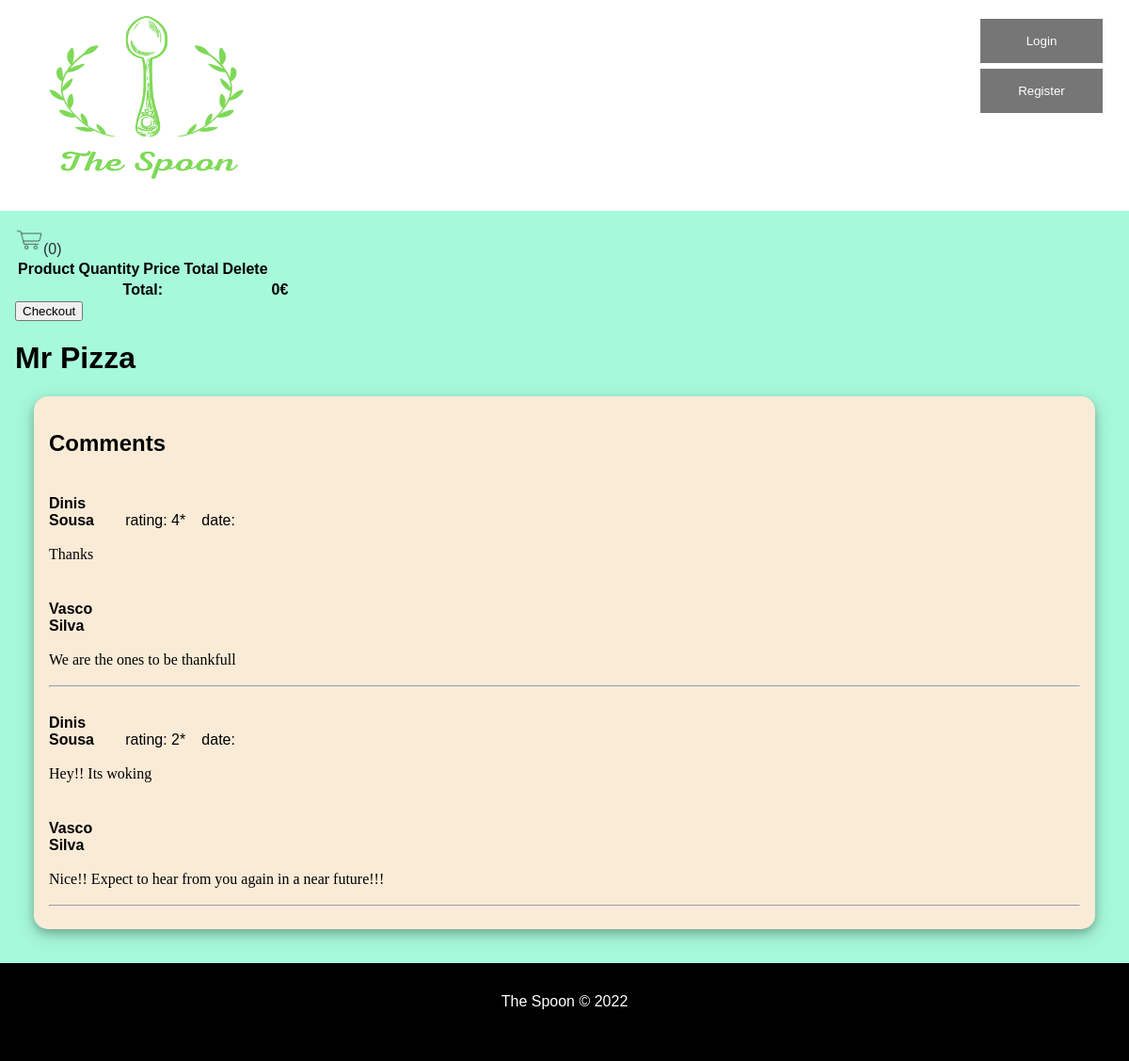
The app's page /pages/restaurant.php?id=21, older data.
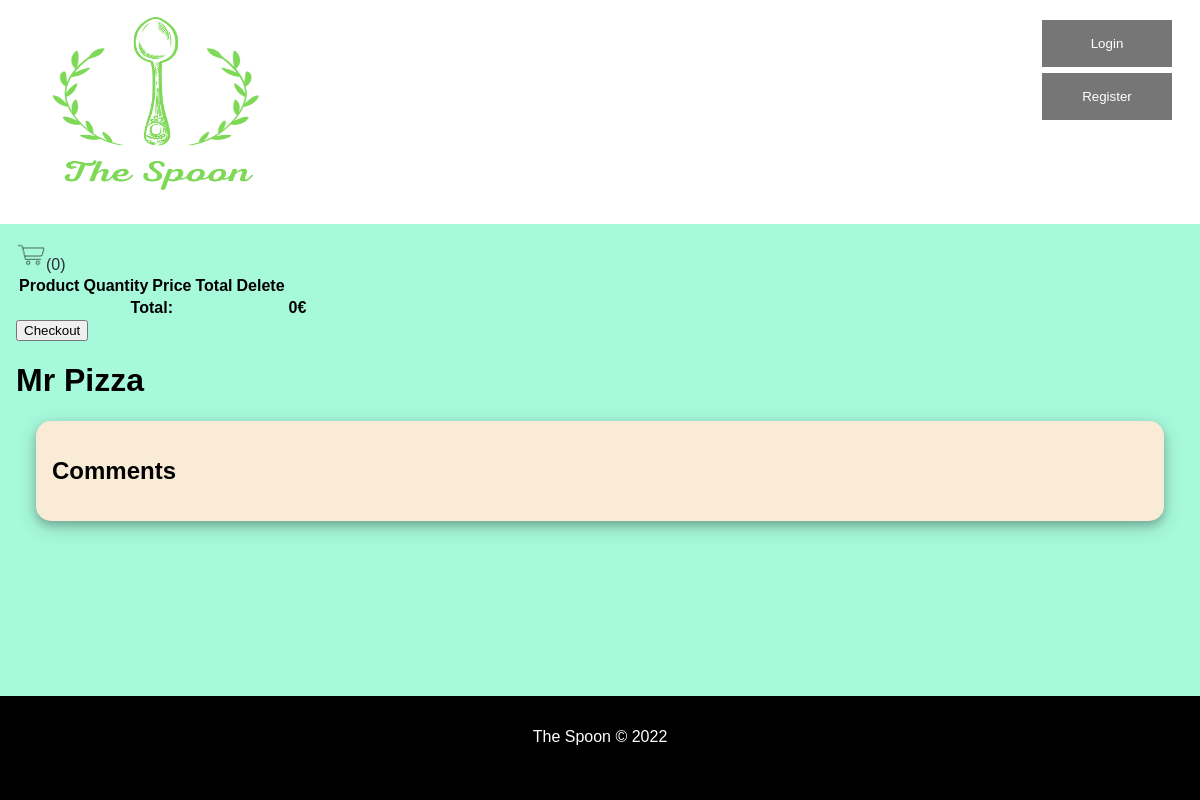
The same page, newer data.
### tables this page shows
CREATE TABLE Restaurant (
	idRestaurant 		INTEGER PRIMARY KEY,
	Name 			VARCHAR NOT NULL,
	idUser		INTEGER NOT NULL 	CONSTRAINT fk_restaurant_iduser REFERENCES User (idUser)
												ON DELETE CASCADE ON UPDATE CASCADE,
	idRestCategory		INTEGER NOT NULL 	CONSTRAINT fk_restaurant_idrestcategory REFERENCES RestCategory (idRestCategory)
												ON DELETE CASCADE ON UPDATE CASCADE,
	Photo			VARCHAR	DEFAULT '',
	Description		VARCHAR DEFAULT '',
	idAddress		INTEGER NOT NULL 	CONSTRAINT fk_restaurant_idaddress REFERENCES Address (idAddress)
												ON DELETE CASCADE ON UPDATE CASCADE
);

CREATE TABLE Evaluation (
	idEvaluation		INTEGER PRIMARY KEY,
	idUser 		VARCHAR NOT NULL 	CONSTRAINT fk_evaluation_idUser REFERENCES User (idUser) 
												ON DELETE CASCADE ON UPDATE CASCADE,
	idRestaurant	 	INTEGER NOT NULL 	CONSTRAINT fk_evaluation_idrestaurant REFERENCES Restaurant (idRestaurant) 
												ON DELETE CASCADE ON UPDATE CASCADE,
	Rating 		INTEGER NOT NULL,
	Message		VARCHAR DEFAULT '',
	Comments		VARCHAR DEFAULT '',
	CONSTRAINT evaluation_rating CHECK ((Rating >= 0) and (Rating <= 5))					
);

CREATE TABLE User (
	idUser			INTEGER PRIMARY KEY,
	Email			VARCHAR NOT NULL UNIQUE,
	Password		VARCHAR NOT NULL,
	Phone 			INTEGER UNIQUE,
	Name 			VARCHAR NOT NULL,
	RestOwner       BOOLEAN DEFAULT FALSE,
	idAddress		INTEGER		CONSTRAINT fk_user_idaddress REFERENCES Address (idAddress)
												ON DELETE SET NULL ON UPDATE CASCADE
);

### pages/restaurant.php (called while the page is built, shortened)
<?php
  require_once('../utils/session.php');
  $session = new Session();
  require_once('../database/connection.php');
  require_once('../database/restaurant.class.php');
  require_once('../database/review.class.php');
  require_once('../templates/common.tpl.php');
  require_once('../templates/restaurant.tpl.php');
  $db = getDatabaseConnection();
  $restaurant = Restaurant::getRestaurant($db, intval($_GET['id']));
  $menu = Menu::getMenu($db, intval($_GET['id']));
  $comments = Review::getReviewsFromRestaurant($db, intval($_GET['id']));
  $user = User::getRestaurantOwner($db, $restaurant->id);
  drawHeader($session);
  drawCart();
  drawRestaurant($session, $restaurant, $user, $menu, $comments);
  drawFooter();
?>

### utils/session.php (called while the page is built, shortened)
<?php
  class Session {
    public function isLoggedIn() : bool {
      return isset($_SESSION['id']);
    }
  }
?>

### database/restaurant.class.php (called while the page is built, shortened)
<?php
  class Restaurant {
    public function __construct(int $id, string $name, string $description, string $photo) {
      $this->name = $name;
    }
    static function getRestaurant(PDO $db, int $id) : Restaurant {
      $stmt = $db->prepare('SELECT idRestaurant, Name, Description, Photo FROM Restaurant WHERE idRestaurant = ?');
      $stmt->execute(array($id));
      $restaurant = $stmt->fetch();
      return new Restaurant(
        (int)$restaurant['idRestaurant'],
        $restaurant['Name'],
        $restaurant['Description'],
        $restaurant['Photo']
      );
    }
  }
?>

### database/review.class.php (called while the page is built, shortened)
<?php
  require_once('user.class.php');
  class Review {
    public function __construct(int $id, int $rating, string $comment, string $nameUser, string $answer, string $nameOwner) {
      $this->rating = $rating;
      $this->comment = $comment;
      $this->answer = $answer;
      $this->nameUser = $nameUser;
      $this->nameOwner = $nameOwner;
    }
    static function getReviewsFromRestaurant(PDO $db, int $id) : array {
      $stmt = $db->prepare('SELECT idEvaluation, Rating, Message, idUser, Comments, idRestaurant  FROM Evaluation WHERE idRestaurant = ?');
      $stmt->execute(array($id));
      $stmt2 = $db->prepare('SELECT idUser, idRestaurant FROM Restaurant WHERE idRestaurant = ?');
      $stmt2->execute(array($id));
      $restOwner = User::getUser($db, intval($stmt2->fetch()['idUser']));
      $reviews = array();
      while ($review = $stmt->fetch()) {
        $user = User::getUser($db, intval($review['idUser']));
        $reviews[] = new Review(
          (int) $review['idEvaluation'],
          (int) $review['Rating'],
          $review['Message'],
          $user->name,
          $review['Comments'],
          $restOwner->name()
        );
      }
      return $reviews;
    }
  }
?>

### database/user.class.php (called while the page is built, shortened)
<?php
  class User {
    static function getUser(PDO $db, int $id): User {
      $stmt = $db->prepare('
        SELECT idUser, Email, Name, Street, City, State, PostalCode, Phone, RestOwner
        FROM User JOIN Address USING (idAddress)
        WHERE idUser = ?
      ');
      $stmt->execute(array($id));
      $user = $stmt->fetch();
      return new User
     (
        (int)$user['idUser'],
        $user['Email'],
        $user['Name'],
        $user['Street'],
        $user['City'],
        $user['State'],
        (int)$user['PostalCode'],
        (int)$user['Phone'],
        (bool)$user['RestOwner']
      );
    }
  }
?>

### templates/restaurant.tpl.php (the view, shortened to what this page needs)
<?php function drawRestaurant(Session $session, Restaurant $restaurant, User $restOwner, array $menuItems, array $comments) { ?>
  <h1><?=$restaurant->name?></h1>
  <?= drawComments($session, $restaurant, $restOwner, $comments)?>
<?php } ?>
<?php function drawComments(Session $session, Restaurant $restaurant, User $restOwner, array $comments) { ?>
  <section class="comment-section" id="comments">
    <h2>Comments</h2>
    <?php if(count($comments) != 0 || $session->isLoggedIn()) { ?>
    <?php foreach ($comments as $comment) { ?>
      <?php if($comment->comment != '') { ?>
        <article class="comment">
          <div class ="customer-comment">
            <span class="user"><h4><?=$comment->nameUser?></h4></span>
            <span class="rating">rating: <?=$comment->rating?>*</span>
            <span class="date">date: </span>
            <p><?=$comment->comment?></p>
          </div>
          <?php if($comment->answer != '') { ?>
            <div class="owner-answer">
              <span class="owner"><h4><?=$comment->nameOwner?></h4></span>
              <span class="date"> </span>
              <p><?=$comment->answer?></p>
            </div>
          <?php } else if ($session->getId()==$restOwner->idUser) { ?>
            <button type="sumbit">Answer</button>
            <form action="../actions/action_answer.php" method="post" id="answer-<?= $session->getId() ?>">
              <input type="hidden" name="idReview" value="<?php echo $comment->id ?>">
              <label><input type="text" name="answer" placeholder="Answer here..."></label>
              <button type="sumbit">Submit</button>
            </form>
          <?php } ?>
          <hr>
        </article>
    <?php } } } ?>
  </section>
<?php } ?>

### templates/common.tpl.php (shortened to what this page needs)
<?php
  require_once('../utils/session.php');
?>
<?php function drawHeader(Session $session) { ?>
<!DOCTYPE html>
<html lang="en-US">
  <head>
    <link rel="stylesheet" href="../css/style.css">
    <link rel="stylesheet" href="../css/layout.css">
    <link rel="stylesheet" href="https://cdnjs.cloudflare.com/ajax/libs/font-awesome/4.7.0/css/font-awesome.min.css">
  </head>
  <body>
    <header id="header">
      <a id="logo" href="/"><img src="../images/TheSpoon.png" alt ="theSpoon logo" width="300" height="200"></a>
      <?php
        if ($session->isLoggedIn()) drawLogoutForm($session);
        else drawLogInForm();
      ?>
    </header>
    <main class="content">
<?php } ?>
<?php function drawFooter() { ?>
    </main>
    <footer class="footer">
      The Spoon &copy; 2022
    </footer>
  </body>
</html>
<?php } ?>
<?php function drawLogInForm() { ?>
  <button type="button" class="open-button" id="logInButton" onclick="openLogInForm()">Login</button>
  <?=drawRegisterForm();?>
<?php } ?>
<?php function drawRegisterForm() { ?>
  <button type="button" class="open-button" id="registerButton" onclick="openRegisterForm()">Register</button>
<?php } ?>
<?php function drawCart() { ?>
  <section id="cart">
    <div>
      <a id="cart" href=""><img src="../images/cart.png" alt ="cart icon" width="30" height="30">(0<?php ?>)</a>
    </div>
    <table>
      <thead>
        <tr>
          <th>Product</th>
          <th>Quantity</th>
          <th>Price</th>
          <th>Total</th>
          <th>Delete</th>
        </tr>
      </thead>
      <tfoot>
        <tr>
          <th colspan="5">Total:</th>
          <th>0€</th>
        </tr>
      </tfoot>
    </table>
    <a href="../pages/checkout.php"><button>Checkout</button></a>
  </section>
<?php } ?>

### css/style.css (style rules this page uses)
a:not(.loginLink), a:not(.registerLink) { text-decoration: none; color: #2a2f33; }
body>header { color: #000; background-color: #fff; }
body>footer { background-color: #2a2f33; color: white; padding: 2em; height: 2.5em; }
body { font-family: "Poppins", sans-serif; }
#logInButton { background-color: #555; color: white; padding: 16px 20px; opacity: 0.8; width: 10%; min-width: 130px; }
#registerButton { background-color: #555; color: white; padding: 16px 20px; opacity: 0.8; width: 10%; min-width: 130px; }
.comment-section { background-color: antiquewhite; box-shadow: 0 4px 8px 0 rgba(0, 0, 0, 0.2), 0 6px 20px 0 rgba(0, 0, 0, 0.19); }
p { font-family: "Lora", serif; line-height: 1.4em; }

### css/layout.css (style rules this page uses)
body { background-color: #a7f9db; margin: 0 auto; display: flex; min-height: 100vh; flex-direction: column; }
body>header { padding: 10px 16px; position: relative; top: 0; width: 100%; padding-left: 0%; padding-right: 0%; }
.content { padding: 16px; }
body>header { display: grid; grid-template-columns: auto 0fr 0fr 0fr; grid-template-rows: auto auto; }
body footer { margin-top: auto; text-align: center; }
.footer { position: relative; left: 0; bottom: 0; width: 100%; padding-right: 0%; padding-left: 0%; background-color: black; color: white; text-align: center; }
#logInButton { margin-top: 1.5em; position: absolute; top: 0; right: 28px; border: none; cursor: pointer; }
#registerButton { margin-top: 5.5em; top: 0; right: 28px; position: absolute; border: none; cursor: pointer; }
.comment-section { display: flex; flex-direction: column; margin: 20px; border-radius: 15px; padding: 16px; }
.customer-comment span, .owner-answer span { width: 7%; height: 10px; display: inline-block; }

Row changes from the older to the newer data that the page shows:
removed evaluation: idUser.Name "Dinis Sousa", Rating "4", Message "Thanks", Comments "We are the ones to be thankfull"
no longer on this page (row unchanged): user: Name "Vasco Silva"
removed evaluation: idUser.Name "Dinis Sousa", Rating "2", Message "Hey!! Its woking", Comments "Nice!! Expect to hear from you again in a near future!!!"
